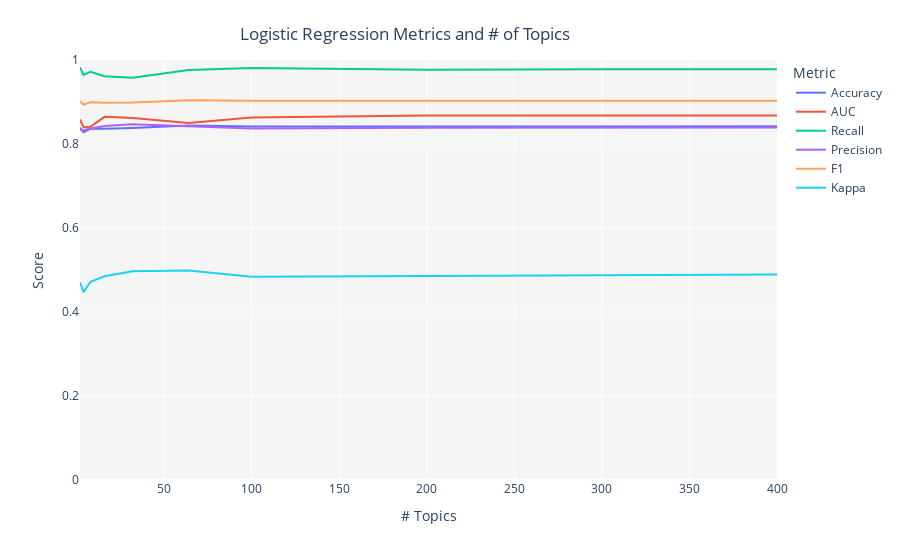

Source (notebook cell):
### Markdown cell above
Again, 310 words are present in the vocabulary for `sentence_y`.

### Code cell
tuned_model_y = tune_model(model='lda', supervised_target='same_security')

### Figure 1 — Plotly figure (JSON) as saved in the notebook; plotly's stock layout.template omitted (floating-point values rounded to 4 significant figures)
{"data": [{"hovertemplate": "Metric=Accuracy<br># Topics=%{x}<br>Score=%{y}<extra></extra>", "legendgroup": "Accuracy", "line": {"color": "#636efa", "dash": "solid", "shape": "linear"}, "mode": "lines", "name": "Accuracy", "orientation": "v", "showlegend": true, "type": "scatter", "x": [2, 4, 8, 16, 32, 64, 100, 200, 300, 400], "xaxis": "x", "y": [0.8389, 0.8277, 0.8361, 0.8361, 0.838, 0.8441, 0.8417, 0.8413, 0.8417, 0.8422], "yaxis": "y"}, {"hovertemplate": "Metric=AUC<br># Topics=%{x}<br>Score=%{y}<extra></extra>", "legendgroup": "AUC", "line": {"color": "#EF553B", "dash": "solid", "shape": "linear"}, "mode": "lines", "name": "AUC", "orientation": "v", "showlegend": true, "type": "scatter", "x": [2, 4, 8, 16, 32, 64, 100, 200, 300, 400], "xaxis": "x", "y": [0.8582, 0.84, 0.841, 0.8647, 0.862, 0.8498, 0.8633, 0.868, 0.8681, 0.868], "yaxis": "y"}, {"hovertemplate": "Metric=Recall<br># Topics=%{x}<br>Score=%{y}<extra></extra>", "legendgroup": "Recall", "line": {"color": "#00cc96", "dash": "solid", "shape": "linear"}, "mode": "lines", "name": "Recall", "orientation": "v", "showlegend": true, "type": "scatter", "x": [2, 4, 8, 16, 32, 64, 100, 200, 300, 400], "xaxis": "x", "y": [0.982, 0.9647, 0.9721, 0.9616, 0.9578, 0.9764, 0.9808, 0.9771, 0.9777, 0.9777], "yaxis": "y"}, {"hovertemplate": "Metric=Precision<br># Topics=%{x}<br>Score=%{y}<extra></extra>", "legendgroup": "Precision", "line": {"color": "#ab63fa", "dash": "solid", "shape": "linear"}, "mode": "lines", "name": "Precision", "orientation": "v", "showlegend": true, "type": "scatter", "x": [2, 4, 8, 16, 32, 64, 100, 200, 300, 400], "xaxis": "x", "y": [0.8337, 0.833, 0.8367, 0.8429, 0.847, 0.8418, 0.837, 0.8387, 0.8388, 0.8393], "yaxis": "y"}, {"hovertemplate": "Metric=F1<br># Topics=%{x}<br>Score=%{y}<extra></extra>", "legendgroup": "F1", "line": {"color": "#FFA15A", "dash": "solid", "shape": "linear"}, "mode": "lines", "name": "F1", "orientation": "v", "showlegend": true, "type": "scatter", "x": [2, 4, 8, 16, 32, 64, 100, 200, 300, 400], "xaxis": "x", "y": [0.9018, 0.894, 0.8993, 0.8983, 0.899, 0.9041, 0.9032, 0.9026, 0.9029, 0.9032], "yaxis": "y"}, {"hovertemplate": "Metric=Kappa<br># Topics=%{x}<br>Score=%{y}<extra></extra>", "legendgroup": "Kappa", "line": {"color": "#19d3f3", "dash": "solid", "shape": "linear"}, "mode": "lines", "name": "Kappa", "orientation": "v", "showlegend": true, "type": "scatter", "x": [2, 4, 8, 16, 32, 64, 100, 200, 300, 400], "xaxis": "x", "y": [0.4704, 0.4473, 0.4719, 0.4852, 0.4971, 0.4986, 0.4836, 0.4865, 0.4876, 0.4895], "yaxis": "y"}], "layout": {"autosize": true, "legend": {"title": {"text": "Metric"}, "tracegroupgap": 0}, "margin": {"t": 60}, "plot_bgcolor": "rgb(245,245,245)", "title": {"text": "Logistic Regression Metrics and # of Topics", "x": 0.45, "xanchor": "center", "y": 0.95, "yanchor": "top"}, "xaxis": {"anchor": "y", "autorange": true, "domain": [0, 1], "range": [2, 400], "title": {"text": "# Topics"}, "type": "linear"}, "yaxis": {"anchor": "x", "domain": [0, 1], "range": [0, 1], "title": {"text": "Score"}, "type": "linear"}}}
